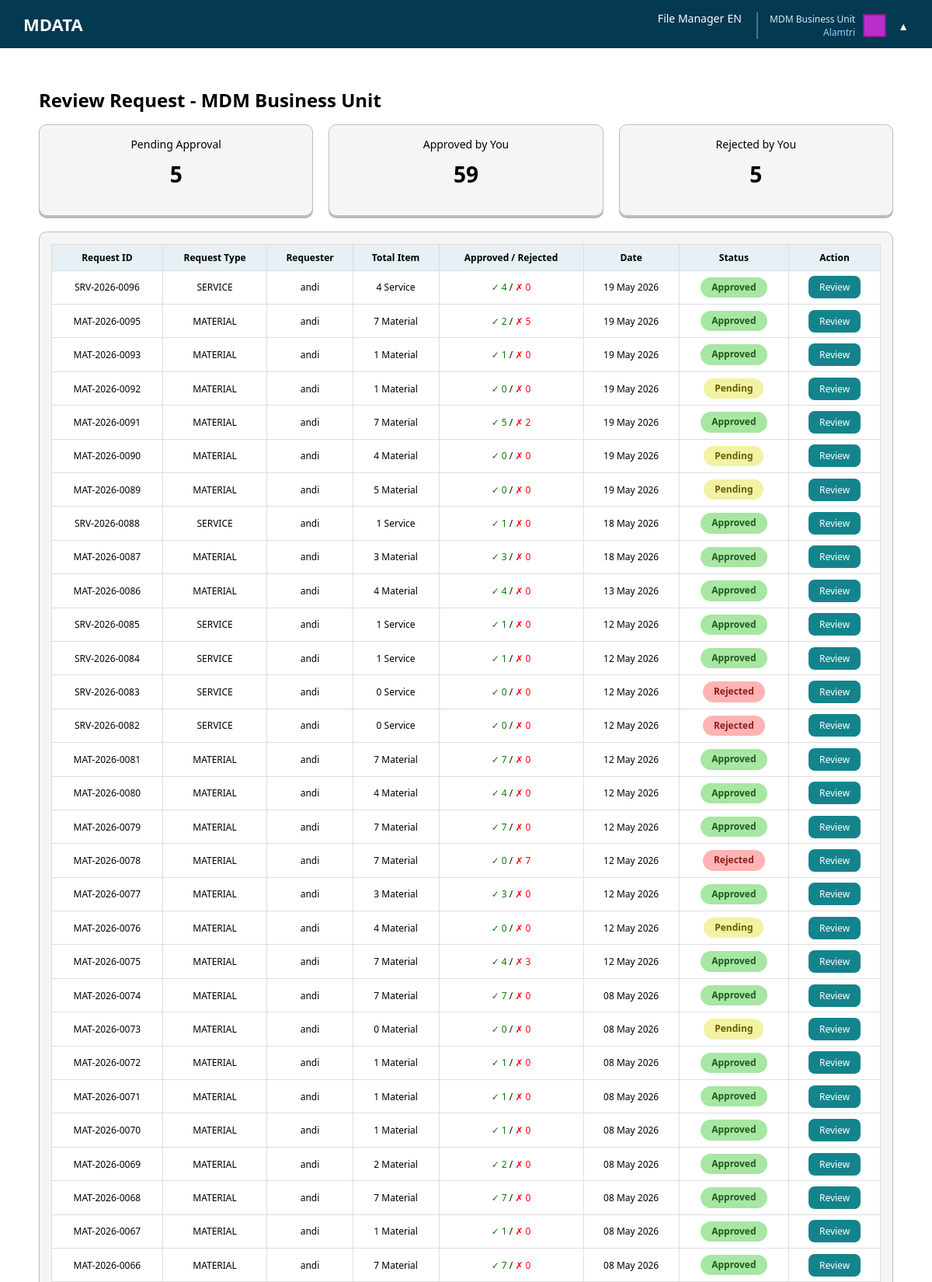
The app's page /Pages/approval_list.php (signed in, upper part) with its own data.
### tables this page shows
CREATE TABLE IF NOT EXISTS `users` (
  `id` int NOT NULL AUTO_INCREMENT,
  `nama` varchar(100) DEFAULT NULL,
  `email` varchar(100) DEFAULT NULL,
  `departemen` varchar(100) DEFAULT NULL,
  `password` varchar(100) DEFAULT NULL,
  `company_id` int DEFAULT NULL,
  `role_id` int DEFAULT NULL,
  PRIMARY KEY (`id`),
  KEY `company_id` (`company_id`),
  KEY `role_id` (`role_id`),
  CONSTRAINT `users_ibfk_1` FOREIGN KEY (`company_id`) REFERENCES `company` (`id`),
  CONSTRAINT `users_ibfk_2` FOREIGN KEY (`role_id`) REFERENCES `role` (`id`)
);

CREATE TABLE IF NOT EXISTS `role` (
  `id` int NOT NULL AUTO_INCREMENT,
  `nama_role` varchar(50) DEFAULT NULL,
  PRIMARY KEY (`id`)
);

CREATE TABLE IF NOT EXISTS `company` (
  `id` int NOT NULL AUTO_INCREMENT,
  `nama_company` varchar(50) DEFAULT NULL,
  `company_code` varchar(10) DEFAULT NULL,
  PRIMARY KEY (`id`)
);

CREATE TABLE IF NOT EXISTS `request_header` (
  `id` int NOT NULL AUTO_INCREMENT,
  `request_no` varchar(50) DEFAULT NULL,
  `requestor_id` int NOT NULL,
  `company_id` int NOT NULL,
  `departemen` varchar(100) NOT NULL,
  `request_type` varchar(50) NOT NULL,
  `request_date` date NOT NULL,
  `status` varchar(50) NOT NULL DEFAULT 'DRAFT',
  `current_step` varchar(50) NOT NULL DEFAULT 'MDM_BU',
  `general_approved_by` int DEFAULT NULL,
  `general_approved_at` datetime DEFAULT NULL,
  `submitted_at` timestamp NULL DEFAULT NULL,
  `created_at` timestamp NOT NULL DEFAULT CURRENT_TIMESTAMP,
  `updated_at` timestamp NOT NULL DEFAULT CURRENT_TIMESTAMP ON UPDATE CURRENT_TIMESTAMP,
  PRIMARY KEY (`id`),
  UNIQUE KEY `request_no` (`request_no`),
  KEY `fk_rh_requestor` (`requestor_id`),
  KEY `fk_rh_general_approver` (`general_approved_by`),
  CONSTRAINT `fk_rh_general_approver` FOREIGN KEY (`general_approved_by`) REFERENCES `users` (`id`),
  CONSTRAINT `fk_rh_requestor` FOREIGN KEY (`requestor_id`) REFERENCES `users` (`id`)
);

### Pages/approval_list.php (the view, shortened to what this page needs)
<?php
require_once $_SERVER['DOCUMENT_ROOT'] . '/atri/config/koneksi.php';
$company_id = $_SESSION['company_id'];
$role       = $_SESSION['role'];
$pending = mysqli_fetch_assoc(mysqli_query($koneksi, "
    SELECT COUNT(DISTINCT rh.id) as total
    FROM request_header rh
    LEFT JOIN approval a
        ON rh.id = a.request_id
        AND a.step = '$role'
        AND a.detail_material_id IS NULL
        AND a.detail_service_id IS NULL
    WHERE rh.current_step = '$role'
    AND rh.company_id = '$company_id'
    AND (a.status IS NULL OR a.status = 'PARTIAL')
"))['total'];
$approved = mysqli_fetch_assoc(mysqli_query($koneksi, "
    SELECT COUNT(DISTINCT a.request_id) as total
    FROM approval a
    JOIN request_header rh ON a.request_id = rh.id
    WHERE a.step             = '$role'
    AND a.status             = 'GENERAL_APPROVED'
    AND a.detail_material_id IS NULL
    AND a.detail_service_id  IS NULL
    AND rh.company_id        = '$company_id'
"))['total'];
$rejected = mysqli_fetch_assoc(mysqli_query($koneksi, "
    SELECT COUNT(DISTINCT a.request_id) as total
    FROM approval a
    JOIN request_header rh ON a.request_id = rh.id
    WHERE a.step             = '$role'
    AND a.status             = 'REJECTED'
    AND a.detail_material_id IS NULL
    AND a.detail_service_id  IS NULL
    AND rh.company_id        = '$company_id'
"))['total'];
$query = mysqli_query($koneksi, "
    SELECT
        rh.*,
        u.nama,
        (
            SELECT COUNT(*)
            FROM request_detail_material
            WHERE request_id = rh.id
        ) as total_material,
        (
            SELECT COUNT(*)
            FROM request_detail_service
            WHERE request_id = rh.id
        ) as total_service,
        (
            SELECT COUNT(*)
            FROM request_detail_material
            WHERE request_id = rh.id AND status = 'APPROVED'
        ) as total_approved_material,
        (
            SELECT COUNT(*)
            FROM request_detail_material
            WHERE request_id = rh.id AND status = 'REJECTED'
        ) as total_rejected_material,
        (
            SELECT COUNT(*)
            FROM request_detail_service
            WHERE request_id = rh.id AND status = 'APPROVED'
        ) as total_approved_service,
        (
            SELECT COUNT(*)
            FROM request_detail_service
            WHERE request_id = rh.id AND status = 'REJECTED'
        ) as total_rejected_service,
        a.status as approval_status
    FROM request_header rh
    JOIN users u ON rh.requestor_id = u.id
    LEFT JOIN approval a
        ON rh.id                 = a.request_id
        AND a.step               = '$role'
        AND a.detail_material_id IS NULL
        AND a.detail_service_id  IS NULL
    WHERE rh.company_id = '$company_id'
    AND (
        rh.current_step = '$role'
        OR (
            a.step   = '$role'
            AND a.status IN ('GENERAL_APPROVED', 'REJECTED')
            AND a.detail_material_id IS NULL
            AND a.detail_service_id  IS NULL
        )
    )
    GROUP BY rh.id
    ORDER BY rh.id DESC
");
?>
<!DOCTYPE html>
<html>
<head>
    <link rel="stylesheet" href="/atri/css/global.css">
    <link rel="stylesheet" href="/atri/css/navbar.css">
    <link rel="stylesheet" href="/atri/css/approval.css">
</head>
<body>
<?php require_once $_SERVER['DOCUMENT_ROOT'] . '/atri/include/navbar.php'; ?>
<div class="container">
    <h2>Review Request - <?= htmlspecialchars($role) ?></h2>
    <div class="summary-box">
        <div class="summary-card">
            <div>Pending Approval</div>
            <h1><?= $pending ?></h1>
        </div>
        <div class="summary-card">
            <div>Approved by You</div>
            <h1><?= $approved ?></h1>
        </div>
        <div class="summary-card">
            <div>Rejected by You</div>
            <h1><?= $rejected ?></h1>
        </div>
    </div>
    <div class="table-box">
        <div class="table-wrapper">
        <table>
            <thead>
                <tr>
                    <th>Request ID</th>
                    <th>Request Type</th>
                    <th>Requester</th>
                    <th>Total Item</th>
                    <th>Approved / Rejected</th>
                    <th>Date</th>
                    <th>Status</th>
                    <th>Action</th>
                </tr>
            </thead>
            <tbody>
            <?php if(mysqli_num_rows($query) > 0): ?>
                <?php while($row = mysqli_fetch_assoc($query)): ?>
                <tr>
                    <td><?= htmlspecialchars($row['request_no']) ?></td>
                    <td><?= htmlspecialchars($row['request_type']) ?></td>
                    <td><?= htmlspecialchars($row['nama']) ?></td>
                    <td style="text-align:center">
                        <?php
                        if($row['request_type'] == 'MATERIAL'){
                            echo $row['total_material'] . ' Material';
                        } else {
                            echo $row['total_service'] . ' Service';
                        }
                        ?>
                    </td>
                    <td style="text-align:center">
                        <?php
                        if($row['request_type'] == 'MATERIAL'){
                            echo '<span style="color:green">✓ ' . $row['total_approved_material'] . '</span>';
                            echo ' / ';
                            echo '<span style="color:red">✗ ' . $row['total_rejected_material'] . '</span>';
                        } else {
                            echo '<span style="color:green">✓ ' . $row['total_approved_service'] . '</span>';
                            echo ' / ';
                            echo '<span style="color:red">✗ ' . $row['total_rejected_service'] . '</span>';
                        }
                        ?>
                    </td>
                    <td><?= date('d M Y', strtotime($row['request_date'])) ?></td>
                    <td>
                        <?php
                        $approval_status = $row['approval_status'];
                        $header_status   = $row['status'];
                        if($approval_status == 'GENERAL_APPROVED'){
                            echo '<span class="status-approved">Approved</span>';
                        } elseif($approval_status == 'REJECTED' || $header_status == 'REJECTED'){
                            echo '<span class="status-reject">Rejected</span>';
                        } elseif($header_status == 'COMPLETED'){
                            echo '<span class="status-approved">Completed</span>';
                        } elseif($header_status == 'PARTIAL'){
                            echo '<span class="status-partial">Partial</span>';
                        } else {
                            echo '<span class="status-pending">Pending</span>';
                        }
                        ?>
                    </td>
                    <td>
                        <a href="reviwMDMBU.php?id=<?= $row['id'] ?>" class="btn-review">Review</a>
                    </td>
                </tr>
                <?php endwhile; ?>
            <?php endif; ?>
            </tbody>
        </table>
        </div>
    </div>
</div>
</body>
</html>

### include/navbar.php (shortened to what this page needs)
<?php
$user_id = $_SESSION['user_id'];
$queryNav = mysqli_query($koneksi, "
    SELECT users.nama, role.nama_role, company.nama_company
    FROM users
    JOIN role    ON users.role_id    = role.id
    JOIN company ON users.company_id = company.id
    WHERE users.id = '$user_id'
");
$userNav = mysqli_fetch_assoc($queryNav);
?>
    <link rel="stylesheet" href="/atri/css/global.css">
    <link rel="stylesheet" href="/atri/css/navbar.css">
<div class="navbar">
    <div class="nav-left">
        <span class="logo-text">MDATA</span>
    </div>
    <div class="nav-right" id="mobileMenu">
        <a href="#">File Manager</a>
        <a href="#">EN</a>
        <div class="user-menu">
            <div class="user-panel" onclick="toggleUserMenu()">
                <div class="user-text">
                    <div class="user-role">
                        <?= htmlspecialchars($userNav['nama_role']    ?? 'No Role') ?>
                    </div>
                    <div class="user-company">
                        <?= htmlspecialchars($userNav['nama_company'] ?? 'No Company') ?>
                    </div>
                </div>
                <div class="user-color"></div>
                <div class="arrow">▲</div>
            </div>
        </div>
    </div>
</div>

### css/global.css (style rules this page uses)
*, *::before, *::after { box-sizing: border-box; }
html, body { overflow-x: hidden; }
body { margin: 0; font-family: "Segoe UI", Tahoma, Geneva, Verdana, sans-serif; }
.container { padding: 30px 50px; }

### css/navbar.css (style rules this page uses)
.navbar { background: var(--navbar); color: white; padding: 12px 30px; display: flex; min-height: 60px; justify-content: space-between; align-items: center; }
.logo-text { font-size: 22px; font-weight: 600; }
.nav-right a { color: white; text-decoration: none; font-size: 14px; }
.user-company { font-size: 12px; color: #8fd3ff; }
.user-role { font-size: 11px; color: #cfefff; }
.arrow { margin-left: 5px; font-size: 12px; }
.user-panel { display: flex; align-items: center; gap: 10px; margin-left: 15px; cursor: pointer; border-left: 2px solid rgba(255,255,255,0.3); padding-left: 15px; }
.user-text { text-align: right; }
.user-role { font-size: 12px; color: #cfefff; }
.user-color { width: 30px; height: 30px; background: #ba2ecc; border: 2px solid rgba(0,0,0,0.3); }
.arrow { font-size: 14px; }
.user-menu { position: relative; display: inline-block; }

### css/approval.css (style rules this page uses)
h2 { margin-bottom: 15px; }
.summary-box { display: flex; gap: 20px; margin-bottom: 20px; }
.summary-card { flex: 1; background: #f5f5f5; border: 1px solid #bbb; border-radius: 10px; padding: 15px; box-shadow: 0 3px 0 #bbb; text-align: center; font-size: 14px; }
.summary-card h1 { margin-top: 10px; font-size: 28px; }
.table-box { background: #f5f5f5; padding: 15px; border-radius: 10px; border: 1px solid #bbb; }
table { width: 100%; border-collapse: collapse; font-size: 14px; background: #fff; }
table th { background: var(--table-header); border: 1px solid #ddd; padding: 8px 12px; font-size: 12px; text-align: center; vertical-align: middle; font-weight: 600; }
table td { border: 1px solid #ddd; padding: 8px 12px; font-size: 12px; text-align: center; }
.table-wrapper { overflow-x: auto; width: 100%; -webkit-overflow-scrolling: touch; }
.status-pending, .status-approved, .status-reject { display: inline-flex; align-items: center; justify-content: center; padding: 6px 14px; max-width: 140px; border-radius: 999px; font-size: 12px; font-weight: 600; line-height: 1.2; text-align: center; }
.status-pending { background: #f2f2a3; color: #6a5c00; }
.status-approved { background: #a8e6a3; color: #1f5d1f; }
.status-reject { background: #ffb3b3; color: #8b1f1f; }
.btn-review { background: var(--btn-primary); color: white; padding: 6px 14px; border-radius: 8px; text-decoration: none; font-size: 12px; }

### records on screen
users: role.nama_role "MDM Business Unit", company.nama_company "Alamtri"
request_header: request_no "SRV-2026-0096", request_type "SERVICE", requestor.nama "andi", total_service "4", total_approved_service "4", total_rejected_service "0", request_date "19 May 2026", shows "Approved"
request_header: request_no "MAT-2026-0095", request_type "MATERIAL", requestor.nama "andi", total_material "7", total_approved_material "2", total_rejected_material "5", request_date "19 May 2026", shows "Approved"
request_header: request_no "MAT-2026-0093", request_type "MATERIAL", requestor.nama "andi", total_material "1", total_approved_material "1", total_rejected_material "0", request_date "19 May 2026", shows "Approved"
request_header: request_no "MAT-2026-0092", request_type "MATERIAL", requestor.nama "andi", total_material "1", total_approved_material "0", total_rejected_material "0", request_date "19 May 2026", status "Pending"
request_header: request_no "MAT-2026-0091", request_type "MATERIAL", requestor.nama "andi", total_material "7", total_approved_material "5", total_rejected_material "2", request_date "19 May 2026", shows "Approved"
request_header: request_no "MAT-2026-0090", request_type "MATERIAL", requestor.nama "andi", total_material "4", total_approved_material "0", total_rejected_material "0", request_date "19 May 2026", status "Pending"
request_header: request_no "MAT-2026-0089", request_type "MATERIAL", requestor.nama "andi", total_material "5", total_approved_material "0", total_rejected_material "0", request_date "19 May 2026", status "Pending"
request_header: request_no "SRV-2026-0088", request_type "SERVICE", requestor.nama "andi", total_service "1", total_approved_service "1", total_rejected_service "0", request_date "18 May 2026", shows "Approved"
request_header: request_no "MAT-2026-0087", request_type "MATERIAL", requestor.nama "andi", total_material "3", total_approved_material "3", total_rejected_material "0", request_date "18 May 2026", shows "Approved"
request_header: request_no "MAT-2026-0086", request_type "MATERIAL", requestor.nama "andi", total_material "4", total_approved_material "4", total_rejected_material "0", request_date "13 May 2026", shows "Approved"
request_header: request_no "SRV-2026-0085", request_type "SERVICE", requestor.nama "andi", total_service "1", total_approved_service "1", total_rejected_service "0", request_date "12 May 2026", shows "Approved"
request_header: request_no "SRV-2026-0084", request_type "SERVICE", requestor.nama "andi", total_service "1", total_approved_service "1", total_rejected_service "0", request_date "12 May 2026", shows "Approved"
request_header: request_no "SRV-2026-0083", request_type "SERVICE", requestor.nama "andi", total_service "0", total_approved_service "0", total_rejected_service "0", request_date "12 May 2026", shows "Rejected"
request_header: request_no "SRV-2026-0082", request_type "SERVICE", requestor.nama "andi", total_service "0", total_approved_service "0", total_rejected_service "0", request_date "12 May 2026", shows "Rejected"
request_header: request_no "MAT-2026-0081", request_type "MATERIAL", requestor.nama "andi", total_material "7", total_approved_material "7", total_rejected_material "0", request_date "12 May 2026", shows "Approved"
request_header: request_no "MAT-2026-0080", request_type "MATERIAL", requestor.nama "andi", total_material "4", total_approved_material "4", total_rejected_material "0", request_date "12 May 2026", shows "Approved"
request_header: request_no "MAT-2026-0079", request_type "MATERIAL", requestor.nama "andi", total_material "7", total_approved_material "7", total_rejected_material "0", request_date "12 May 2026", shows "Approved"
request_header: request_no "MAT-2026-0078", request_type "MATERIAL", requestor.nama "andi", total_material "7", total_approved_material "0", total_rejected_material "7", request_date "12 May 2026", shows "Rejected"
request_header: request_no "MAT-2026-0077", request_type "MATERIAL", requestor.nama "andi", total_material "3", total_approved_material "3", total_rejected_material "0", request_date "12 May 2026", shows "Approved"
request_header: request_no "MAT-2026-0076", request_type "MATERIAL", requestor.nama "andi", total_material "4", total_approved_material "0", total_rejected_material "0", request_date "12 May 2026", status "Pending"
request_header: request_no "MAT-2026-0075", request_type "MATERIAL", requestor.nama "andi", total_material "7", total_approved_material "4", total_rejected_material "3", request_date "12 May 2026", shows "Approved"
request_header: request_no "MAT-2026-0074", request_type "MATERIAL", requestor.nama "andi", total_material "7", total_approved_material "7", total_rejected_material "0", request_date "08 May 2026", shows "Approved"
request_header: request_no "MAT-2026-0073", request_type "MATERIAL", requestor.nama "andi", total_material "0", total_approved_material "0", total_rejected_material "0", request_date "08 May 2026", status "Pending"
request_header: request_no "MAT-2026-0072", request_type "MATERIAL", requestor.nama "andi", total_material "1", total_approved_material "1", total_rejected_material "0", request_date "08 May 2026", shows "Approved"
request_header: request_no "MAT-2026-0071", request_type "MATERIAL", requestor.nama "andi", total_material "1", total_approved_material "1", total_rejected_material "0", request_date "08 May 2026", shows "Approved"
request_header: request_no "MAT-2026-0070", request_type "MATERIAL", requestor.nama "andi", total_material "1", total_approved_material "1", total_rejected_material "0", request_date "08 May 2026", shows "Approved"
request_header: request_no "MAT-2026-0069", request_type "MATERIAL", requestor.nama "andi", total_material "2", total_approved_material "2", total_rejected_material "0", request_date "08 May 2026", shows "Approved"
request_header: request_no "MAT-2026-0068", request_type "MATERIAL", requestor.nama "andi", total_material "7", total_approved_material "7", total_rejected_material "0", request_date "08 May 2026", shows "Approved"
request_header: request_no "MAT-2026-0067", request_type "MATERIAL", requestor.nama "andi", total_material "1", total_approved_material "1", total_rejected_material "0", request_date "08 May 2026", shows "Approved"
request_header: request_no "MAT-2026-0066", request_type "MATERIAL", requestor.nama "andi", total_material "7", total_approved_material "7", total_rejected_material "0", request_date "08 May 2026", shows "Approved"

### other values on screen
$pending "5"
$approved "59"
$rejected "5"
